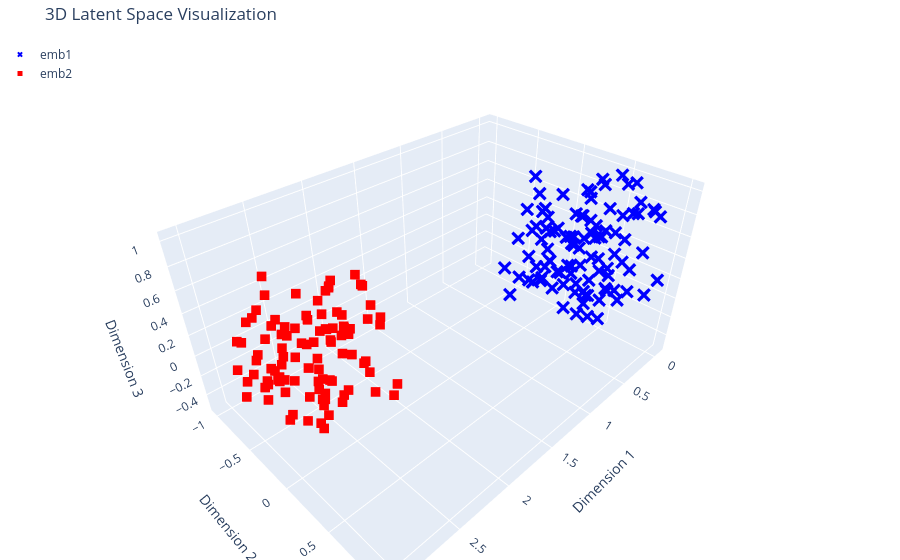

Notebook code cell kept with this figure:
### Code cell
# Plot interactively  the points and the target variable
visualize_3d_interactively(x, y, labels=None, range='auto')
